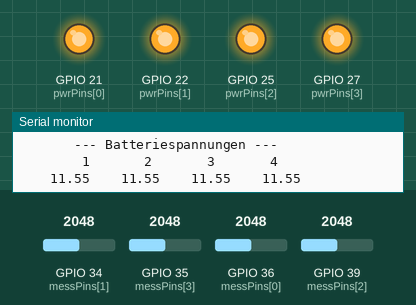
This sketch was run on a simulated ESP32. On the bench: output pins drawn as LEDs (lit = HIGH), the last lines printed to the serial monitor. Dashed ring = blinking. The inputs (shaded band) are chosen by the test bench; at power-on: GPIO 34 (messPins[1]) = 2048, GPIO 35 (messPins[3]) = 2048, GPIO 36 (messPins[0]) = 2048, GPIO 39 (messPins[2]) = 2048. WiFi joins after 1.5 s; servers stay silent unless stated; no MQTT or app messages arrive unless stated.

Above: at 2.7 s.
2.8 s: GPIO 34 (messPins[1]) set to 323
5.8 s: GPIO 34 (messPins[1]) set to 265
At 6.9 s:
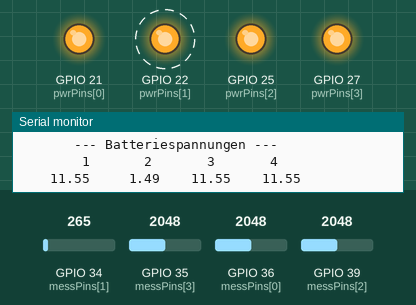
8.8 s: GPIO 35 (messPins[3]) set to 322
At 8.82 s:
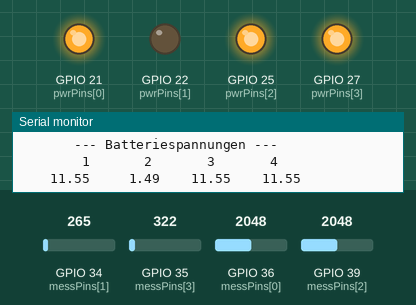
11.8 s: GPIO 35 (messPins[3]) set to 270
At 14.1 s:
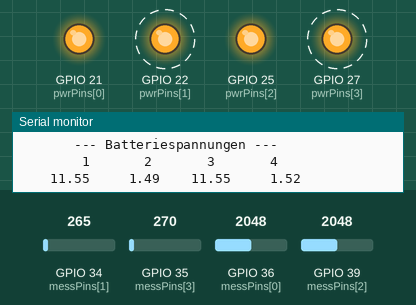
14.8 s: GPIO 36 (messPins[0]) set to 1817
17.8 s: GPIO 36 (messPins[0]) set to 1740
At 17.88 s:
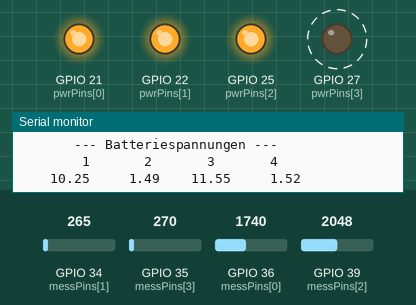
Timing chart, 0 to 21.8 s (numbered marks = the images above; inputs shaded):
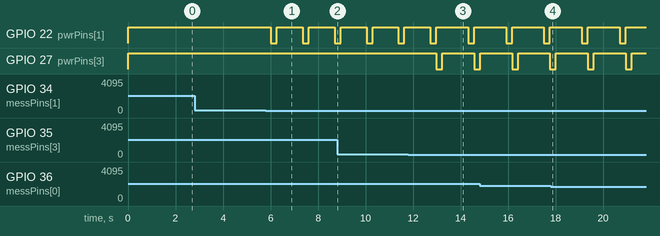

The sketch:

Alkaline_Auffrischen_2_2_Teil_2_final.ino
```cpp
//Auffrischgerät für Alkaline-Batterien
//Michael Klein 1-2026 - Betriebsanleitung bitte beachten.

#include <WiFi.h>
#include <PubSubClient.h>
#include <string.h>

// ---------- Benutzer-Konfiguration ----------
const char* ssid       = "Meine SSID";
const char* wifi_pass  = "mein supersicheres Passwort";

IPAddress local_IP(192,168,0,58);
IPAddress gateway(192,168,0,1);
IPAddress subnet(255,255,255,0);
IPAddress primaryDNS(8,8,8,8);

const char* mqtt_server = "192.168.0.112";
const uint16_t mqtt_port = 1883;
const char* mqtt_user = "ESP32";
const char* mqtt_pass = "mein supersicheres MQTT-Passwort";

const char* mqtt_topic_batt1 = "mqttuser/aklader/batt1";
const char* mqtt_topic_batt2 = "mqttuser/aklader/batt2";
const char* mqtt_topic_batt3 = "mqttuser/aklader/batt3";
const char* mqtt_topic_batt4 = "mqttuser/aklader/batt4";
const char* mqtt_topic_batt1stat = "mqttuser/aklader/batt1stat";
const char* mqtt_topic_batt2stat = "mqttuser/aklader/batt2stat";
const char* mqtt_topic_batt3stat = "mqttuser/aklader/batt3stat";
const char* mqtt_topic_batt4stat = "mqttuser/aklader/batt4stat";

WiFiClient espClient;
PubSubClient client(espClient);

void connectMQTT();
void setupWiFiStatic();
void mqttPublishAll();
void messungen();
void printTable();
void statusmeldungen();

// ---------- Mess- / Lade-Variablen ----------
float battU[4] = {0.0, 0.0, 0.0, 0.0}; // Batteriespannungen 1 - 4
int battrawU[4] = {0, 0, 0, 0}; // Rohwerte der Batteriespannungen 1 - 4
int battload[4] = {10, 10, 10, 10}; // Anzahl der > Ulimit-Zustände
char battstat[4][16] = {
  "Keine Batt.",
  "Keine Batt.",
  "Keine Batt.",
  "Keine Batt."
  };
float Ulimit = 1.65; // Batteriespannung bis zu der geladen wird
float corr[4] ={1.0, 1.0, 1.0, 1.0}; //Korrekturwerte

int pwrPins[] = {21,22,25,27}; // Pins für Batterieladeimpulse
int messPins[] = {36,34,39,35}; //Pins der ADCs für Spannungsmessung

void setup() {
  Serial.begin(115200);

  for (int i=0; i<4; i++){ // I/O Ports für Pulser einstellen
    pinMode(pwrPins[i], OUTPUT);// I/O für Batterie [i]
    digitalWrite(pwrPins[i], HIGH); // Ladestrom aus
  }

  setupWiFiStatic();

  client.setServer(mqtt_server, mqtt_port);
  client.setCallback(nullptr); // nr ausgehende Topics in diesem Sketch
  connectMQTT();
}

void loop() {
  if (!client.connected()) {
    connectMQTT();
  }
  client.loop();

  messungen(); // Batteriespannungen messen

  for (int j=0; j<4; j++){ // Ladeimpuls, wenn Batterie vorhanden
    if(battU[j] < Ulimit && battU[j] > 0.2 && battload[j] > 0){
      digitalWrite(pwrPins[j], LOW); // Ladestrom einschalten
      delay(250); // Ladestrom 250 ms halten
    }
    digitalWrite(pwrPins[j], HIGH); // Ladestrom aus

    if(battU[j] == 0.0){
      battload[j] = 10; // Wenn Batterie fehlt oder gerade entnommen wurde
    }
    if(battU[j] >= Ulimit){
      battload[j] -= 1; // Wenn Ulimit erreicht wurde
    }
  } // Ende der for-Schleife

  statusmeldungen();

  // Publish nach Messungen und Status
  mqttPublishAll();

  if(battU[0]>= Ulimit || battU[1] >= Ulimit || battU[2] >= Ulimit || battU[3] >= Ulimit){
    printTable();
  }

  // 1 s Pause, um die Batterien zu schonen
  delay(1000);
}
```

Messungen.ino
```cpp
void messungen(){  //Messungen der vier Batteriespannungen

  for(int k = 0; k < 4; k++){
    for (int i = 0; i < 10; i++) {
      battrawU[k] = analogRead(messPins[k]);
      battrawU[k] += battrawU[k];
      delay(2);
    }
    battU[k] = battrawU[k] * 5.64/2000 *corr[k]; //U-berechnung & Korr.
  }
}
```

Statusmeldungen.ino
```cpp
void statusmeldungen(void) {
  for (int s = 0; s < 4; s++) {
    if (battU[s] == 0.0f) {
      strncpy(battstat[s], "Keine Batterie", sizeof(battstat[s]) - 1);
      battstat[s][sizeof(battstat[s]) - 1] = '\0';

    } else if (battU[s] < Ulimit && battU[s] > 0.2f && battload[s] > 0) {
      strncpy(battstat[s], "Frischt auf", sizeof(battstat[s]) - 1);
      battstat[s][sizeof(battstat[s]) - 1] = '\0';

    } else if (battload[s] <= 0) {
      strncpy(battstat[s], "***Beendet***", sizeof(battstat[s]) - 1);
      battstat[s][sizeof(battstat[s]) - 1] = '\0';

    }
  }
}
```

Tabellenoutput.ino
```cpp
// Hilfsfunktion: gibt eine Fließkommazahl im Format X.YY aus
void printFixedXY(float v) {
  // positive Werte
  int whole = (int)v;
  int frac = (int)round((v - whole) * 100.0);
  if (frac == 100) { // Rundungsrandfall, z.B. 1.999 -> 2.00
    whole += 1;
    frac = 0;
  }
  // führende Null bei frac, falls nötig
  if (frac < 10) {
    Serial.print(whole);
    Serial.print('.');
    Serial.print('0');
    Serial.print(frac);
  } else {
    Serial.print(whole);
    Serial.print('.');
    Serial.print(frac);
  }
}

// Baut und druckt die Tabelle
void printTable() {
  Serial.println();
  Serial.println("       --- Batteriespannungen --- ");
  Serial.println();

  // Kopfzeile mit Spaltennummern (breite 9 pro Spalte, anpassbar)
  const int colWidth = 9;
  Serial.print(" "); // Ausrichtung
  for (int i = 0; i < 4; i++) {
    int pad = colWidth - 1; // eine Position für Abstand
    String s = String(i + 1);
    int leftSpaces = pad - s.length();
    for (int j = 0; j < leftSpaces; j++) Serial.print(' ');
    Serial.print(s);
  }
  Serial.println();
  Serial.println();

  // Wertezeile: jede Zahl rechtsbündig in der Spaltenbreite
  for (int i = 0; i < 4; i++) {
    // formatiere Wert in temporären String
    String tmp;
    {
      int whole = (int)battU[i];
      int frac = (int)round((battU[i] - whole) * 100.0);
      if (frac == 100) { whole += 1; frac = 0; }
      if (frac < 10) tmp = String(whole) + ".0" + String(frac);
      else tmp = String(whole) + "." + String(frac);
    }
    // rechtsbündig in colWidth
    int pad = colWidth - tmp.length();
    for (int j = 0; j < pad; j++) Serial.print(' ');
    Serial.print(tmp);
  }
  Serial.println();
}
```

WiFi_MQTT.ino
```cpp
void mqttPublishAll() {
  char payload[16];

  if (!client.connected()) connectMQTT();
  if (!client.connected()) return;

  // Batt1
  snprintf(payload, sizeof(payload), "%.2f", battU[0]);
  client.publish(mqtt_topic_batt1, payload, true);
  client.publish(mqtt_topic_batt1stat, String(battstat[0]).c_str(), true);

  // Batt2
  snprintf(payload, sizeof(payload), "%.2f", battU[1]);
  client.publish(mqtt_topic_batt2, payload, true);
  client.publish(mqtt_topic_batt2stat, String(battstat[1]).c_str(), true);

  // Batt3
  snprintf(payload, sizeof(payload), "%.2f", battU[2]);
  client.publish(mqtt_topic_batt3, payload, true);
  client.publish(mqtt_topic_batt3stat, String(battstat[2]).c_str(), true);

  // Batt4
  snprintf(payload, sizeof(payload), "%.2f", battU[3]);
  client.publish(mqtt_topic_batt4, payload, true);
  client.publish(mqtt_topic_batt4stat, String(battstat[3]).c_str(), true);
}

void connectMQTT() {
  unsigned long lastAttempt = millis();
  while (!client.connected()) {
    // Build clientId from MAC (short, hex)
    uint64_t mac = ESP.getEfuseMac();
    char clientId[32];
    snprintf(clientId, sizeof(clientId), "esp32_%04X%04X", (uint16_t)(mac >> 32), (uint32_t)(mac & 0xFFFF));

    Serial.print("Versuche MQTT-Verbindung mit ID ");
    Serial.println(clientId);

    if (client.connect(clientId, mqtt_user, mqtt_pass)) {
      Serial.println("MQTT verbunden");
      // keine Subscribes erforderlich; falls gewünscht, setze Callback und subscribe hier.
    } else {
      Serial.print("MQTT Verbindung fehlgeschlagen, rc=");
      Serial.print(client.state());
      Serial.println(" - neuer Versuch in 2s");
      delay(2000);
    }

    // Safety: Falls zu lange kein Connect, breche und starte WiFi neu
    if (millis() - lastAttempt > 120000) {
      Serial.println("MQTT Connect Timeout, WiFi neu verbinden...");
      WiFi.disconnect();
      setupWiFiStatic();
      lastAttempt = millis();
    }
  }
}

void setupWiFiStatic() {
  Serial.print("Setze statische IP ... ");
  if (!WiFi.config(local_IP, gateway, subnet, primaryDNS)) {
    Serial.println("Fehler bei IP-Definition");
  } else {
    Serial.println("ok");
  }
  WiFi.begin(ssid, wifi_pass);
  Serial.print("Verbinde zum WiFi");
  int tries = 0;
  while (WiFi.status() != WL_CONNECTED) {
    delay(500);
    Serial.print(".");
    tries++;
    if (tries > 60) {
      Serial.println("\nWiFi Verbindung timeout, starte neu ...");
      ESP.restart();
    }
  }
  Serial.println();
  Serial.print("WiFi verbunden, IP: ");
  Serial.println(WiFi.localIP());
}
```

Measured:
- the behaviour switches between 293 and 292 on GPIO 34 (messPins[1]) (found by bisection; images 0 and 1)
- the behaviour switches between 293 and 292 on GPIO 35 (messPins[3]) (found by bisection; images 2 and 3)
- the behaviour switches between 1773 and 1772 on GPIO 36 (messPins[0]) (found by bisection; images 3 and 4)
- after the input at 5.8 s, GPIO 22 (pwrPins[1]): alternates HIGH for 1.1 s and LOW for 0.25 s, starting after 0.21 s
- after the input at 11.8 s, GPIO 27 (pwrPins[3]): HIGH → LOW after 1.2 s, → HIGH 0.25 s later, → LOW 1.3 s later
